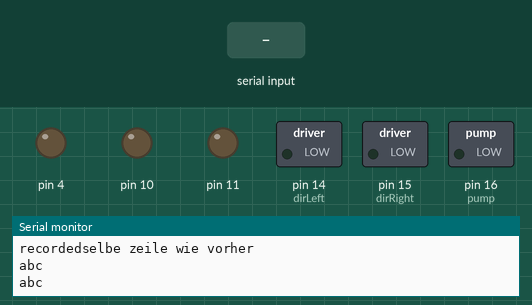
Recording of a sketch running on a simulated Arduino Uno, built with avr-gcc and run on an emulated ATmega328P. Parts: switched loads named in the sketch (green lamp = pin HIGH), output pins drawn as LEDs (lit = HIGH), the last lines printed to the serial monitor. Inputs (shaded band) come from the test bench.

Above: at 1.2 s.
1.3 s: "Serial1\n" received over Serial
At 3.2 s:
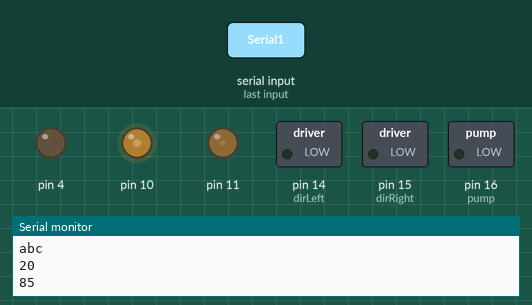
3.8 s: "a" received over Serial
At 6.0 s:
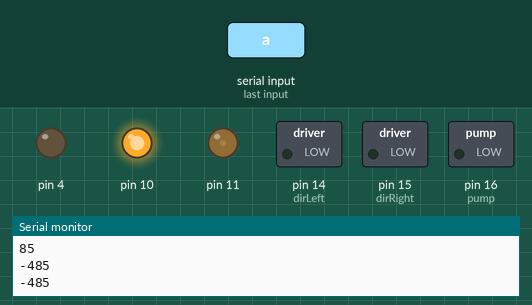
6.3 s: "b" received over Serial
At 8.0 s:
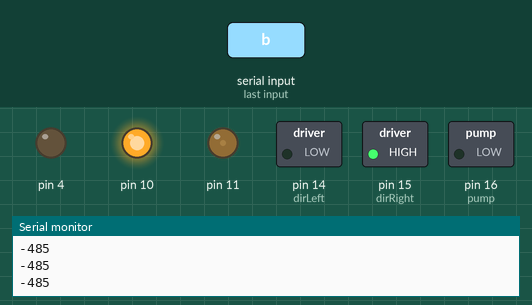
8.8 s: "c" received over Serial
At 11.0 s:
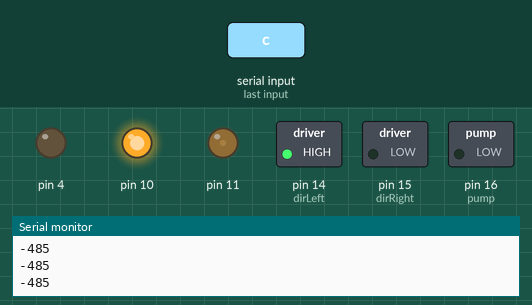
11.3 s: "d" received over Serial
At 13.0 s:
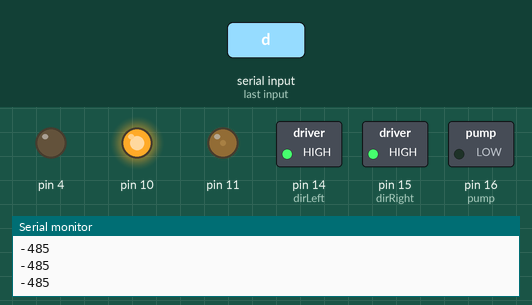
13.8 s: "e" received over Serial
At 16.1 s:
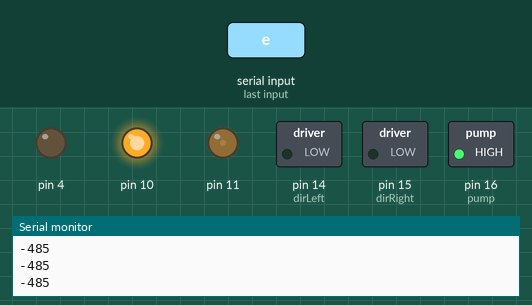
Timing chart, 0 to 17.3 s (numbered marks = the images above; inputs shaded):
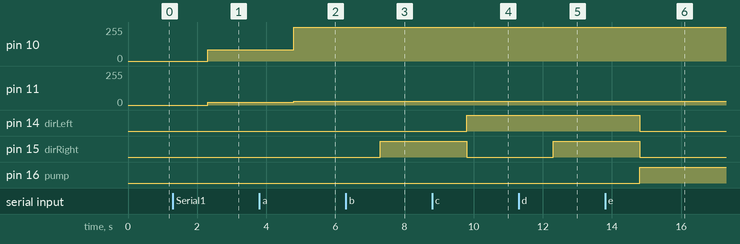

The sketch:

sketch_jan16b.ino
```cpp
/*
  SerialPassthrough sketch

  Some boards, like the Arduino 101, the MKR1000, Zero, or the Micro, have one
  hardware serial port attached to Digital pins 0-1, and a separate USB serial
  port attached to the IDE Serial Monitor. This means that the "serial
  passthrough" which is possible with the Arduino UNO (commonly used to interact
  with devices/shields that require configuration via serial AT commands) will
  not work by default.

  This sketch allows you to emulate the serial passthrough behaviour. Any text
  you type in the IDE Serial monitor will be written out to the serial port on
  Digital pins 0 and 1, and vice-versa.

  On the 101, MKR1000, Zero, and Micro, "Serial" refers to the USB Serial port
  attached to the Serial Monitor, and "Serial1" refers to the hardware serial
  port attached to pins 0 and 1. This sketch will emulate Serial passthrough
  using those two Serial ports on the boards mentioned above, but you can change
  these names to connect any two serial ports on a board that has multiple ports.

  created 23 May 2016
  by Erik Nyquist

  https://www.arduino.cc/en/Tutorial/BuiltInExamples/SerialPassthrough
*/

int pump = 16;
int dirLeft = 14;
int dirRight = 15;

void setup() {
  Serial.begin(9600);
  Serial.print("recorded");
  Serial.println("selbe zeile wie vorher");

  Serial.print("abc\nabc\n\n\n");

  //pins direction
  pinMode(dirLeft, OUTPUT);
  pinMode(dirRight, OUTPUT);
  pinMode(pump, OUTPUT);
  //Motorspeed
  pinMode(11, OUTPUT);
  pinMode(10, OUTPUT);

  //pinstatus

  pinMode(4, OUTPUT);
}

void loop() {
  if (Serial.available()) {        // If anything comes in Serial (USB),

    //"00 010 020 0"
    String spd = Serial.readString();

    char bit = spd[0];
    int left = (spd[1] -97) * 5;
    int right = (spd[2] -97) * 5;

    switch(bit) {
      case 'a':
        digitalWrite(pump, LOW);
        digitalWrite(dirLeft, LOW);
        digitalWrite(dirRight, LOW);
        break;
      case 'b':
        digitalWrite(pump, LOW);
        digitalWrite(dirLeft, LOW);
        digitalWrite(dirRight, HIGH);
        break;
      case 'c':
        digitalWrite(pump, LOW);
        digitalWrite(dirLeft, HIGH);
        digitalWrite(dirRight, LOW);
        break;
      case 'd':
        digitalWrite(pump, LOW);
        digitalWrite(dirLeft, HIGH);
        digitalWrite(dirRight, HIGH);
        break;
      case 'e':
        digitalWrite(pump, HIGH);
        digitalWrite(dirLeft, LOW);
        digitalWrite(dirRight, LOW);
        break;
      case 'f':
        digitalWrite(pump, HIGH);
        digitalWrite(dirLeft, LOW);
        digitalWrite(dirRight, HIGH);
        break;
      case 'g':
        digitalWrite(pump, HIGH);
        digitalWrite(dirLeft, HIGH);
        digitalWrite(dirRight, LOW);
        break;
      case 'h':
        digitalWrite(pump, HIGH);
        digitalWrite(dirLeft, HIGH);
        digitalWrite(dirRight, HIGH);
        break;

    }

    analogWrite(11, left);
    analogWrite(10, right);


    Serial.println(left);
    Serial.println(right);


  }


}
```

Measured:
- after the input at 1.3 s, pin 10: 0/255 → 85/255 after 1.0 s; pin 11: 0/255 → 20/255 after 1.0 s
- after the input at 3.8 s, pin 10: 85/255 → 255/255 after 1.0 s; pin 11: 20/255 → 27/255 after 1.0 s
- after the input at 6.3 s, pin 15 (dirRight): LOW → HIGH after 1.0 s
- after the input at 8.8 s, pin 14 (dirLeft): LOW → HIGH after 1.0 s; pin 15 (dirRight): HIGH → LOW after 1.0 s
- after the input at 11.3 s, pin 15 (dirRight): LOW → HIGH after 1.0 s
- after the input at 13.8 s, pin 14 (dirLeft), pin 15 (dirRight): HIGH → LOW after 1.0 s; pin 16 (pump): LOW → HIGH after 1.0 s
